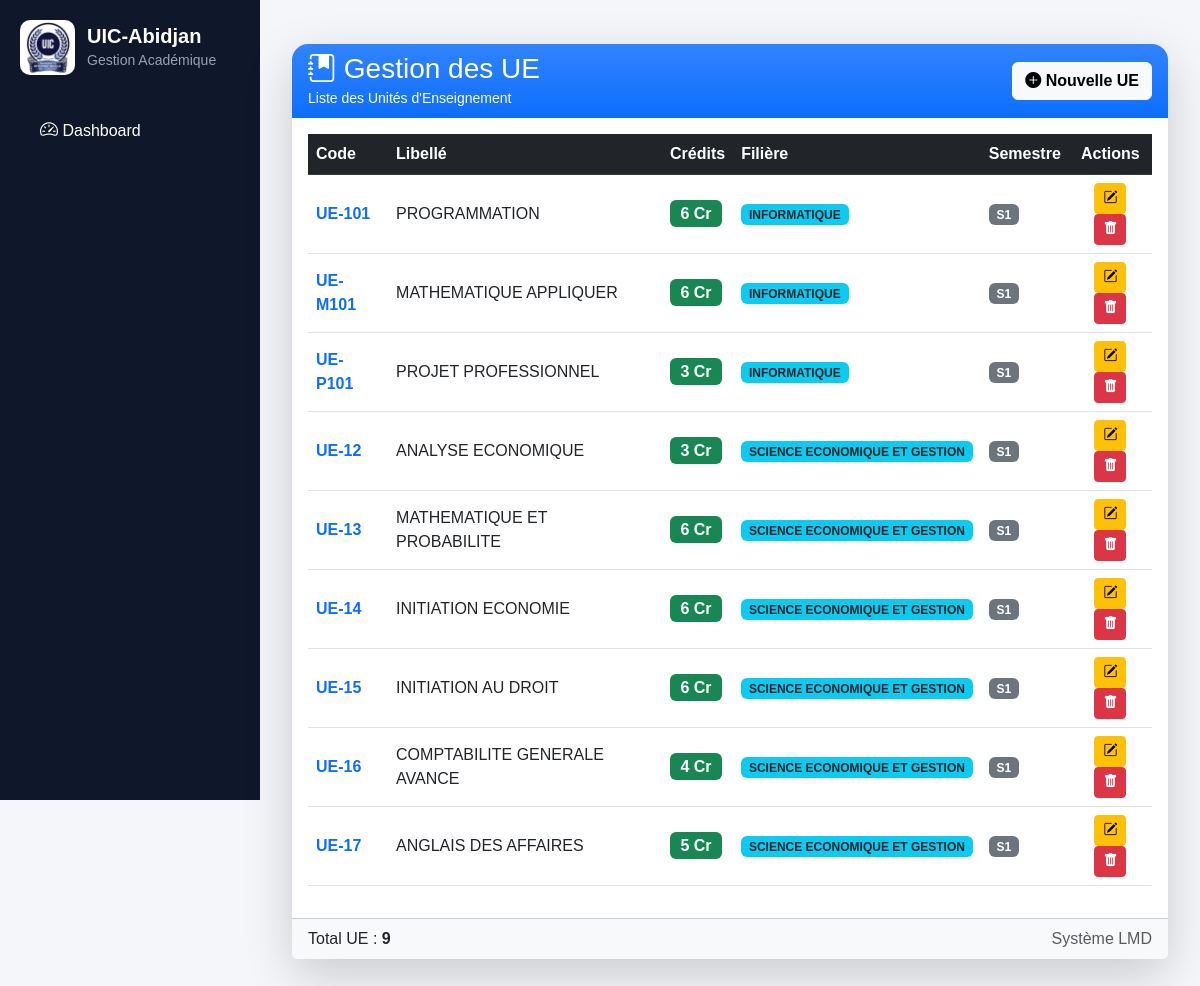
Page /lmd/ue/ on the committed database.
### lmd/models.py (models this page shows, shortened)
class UE(models.Model):
    code = models.CharField(max_length=20)
    libelle = models.CharField(max_length=200)
    credit = models.IntegerField()
    filiere = models.ForeignKey(
    "FiliereLMD",
    null=True,
    blank=True,
    on_delete=models.CASCADE
    )
    grande_unite = models.ForeignKey(
    "GrandeUnite",
    on_delete=models.PROTECT,
    related_name="ues",
    null=True,
    blank=True
    )
    semestre = models.CharField(max_length=5)

class FiliereLMD(models.Model):
    code = models.CharField(max_length=20, unique=True)
    libelle = models.CharField(max_length=100)

### lmd/views.py (the view)
# urls.py: path('ue/', views.ue_list, name='ue_list'),
def ue_list(request):
    ues = UE.objects.select_related(
        "filiere"
    ).order_by(
        "filiere__libelle",
        "semestre",
        "code"
    )
    return render(
        request,
        "lmd/ue/list.html",
        {
            "ues": ues
        }
    )

### lmd/templates/lmd/ue/list.html (shortened to what this page needs)
{% extends "base.html" %}
{% block content %}
<div class="container-fluid py-4">
    <div class="card border-0 shadow-lg rounded-4">
        <div class="card-header border-0 rounded-top-4 bg-primary bg-gradient text-white">
            <div class="d-flex justify-content-between align-items-center">
                <div>
                    <h3 class="mb-0">
                        <i class="bi bi-journal-bookmark-fill"></i>
                        Gestion des UE
                    </h3>
                    <small>Liste des Unités d'Enseignement</small>
                </div>
                <a href="{% url 'ue_add' %}"
                   class="btn btn-light fw-bold">
                    <i class="bi bi-plus-circle-fill"></i>
                    Nouvelle UE
                </a>
            </div>
        </div>
        <div class="card-body">
            <div class="table-responsive">
                <table class="table table-hover align-middle">
                    <thead class="table-dark">
                        <tr>
                            <th>Code</th>
                            <th>Libellé</th>
                            <th>Crédits</th>
                            <th>Filière</th>
                            <th>Semestre</th>
                            <th class="text-center">Actions</th>
                        </tr>
                    </thead>
                    <tbody>
                        {% for ue in ues %}
                        <tr>
                            <td>
                                <span class="fw-bold text-primary">
                                    {{ ue.code }}
                                </span>
                            </td>
                            <td>
                                {{ ue.libelle }}
                            </td>
                            <td>
                                <span class="badge bg-success fs-6">
                                    {{ ue.credit }} Cr
                                </span>
                            </td>
                            <td>
                                <span class="badge bg-info text-dark">
                                    {{ ue.filiere.libelle }}
                                </span>
                            </td>
                            <td>
                                <span class="badge bg-secondary">
                                    {{ ue.semestre }}
                                </span>
                            </td>
                            <td class="text-center">
                                <a href="{% url 'ue_edit' ue.id %}"
                                   class="btn btn-warning btn-sm">
                                    <i class="bi bi-pencil-square"></i>
                                </a>
                                <a href="{% url 'ue_delete' ue.id %}"
                                   class="btn btn-danger btn-sm">
                                    <i class="bi bi-trash-fill"></i>
                                </a>
                            </td>
                        </tr>
                        {% endfor %}
                    </tbody>
                </table>
            </div>
        </div>
        <div class="card-footer bg-light">
            <div class="d-flex justify-content-between">
                <span>
                    Total UE :
                    <strong>{{ ues|length }}</strong>
                </span>
                <span class="text-muted">
                    Système LMD
                </span>
            </div>
        </div>
    </div>
</div>
{% endblock %}

### core/templates/base.html (style rules this page uses)
body { margin: 0; font-family: Arial, sans-serif; background: #f4f6f9; }

### rows in the picture
UE: code "UE-101", libelle "PROGRAMMATION", credit "6", filiere.libelle "INFORMATIQUE", semestre "S1"
UE: code "UE-M101", libelle "MATHEMATIQUE APPLIQUER", credit "6", filiere.libelle "INFORMATIQUE", semestre "S1"
UE: code "UE-P101", libelle "PROJET PROFESSIONNEL", credit "3", filiere.libelle "INFORMATIQUE", semestre "S1"
UE: code "UE-12", libelle "ANALYSE ECONOMIQUE", credit "3", filiere.libelle "SCIENCE ECONOMIQUE ET GESTION", semestre "S1"
UE: code "UE-13", libelle "MATHEMATIQUE ET PROBABILITE", credit "6", filiere.libelle "SCIENCE ECONOMIQUE ET GESTION", semestre "S1"
UE: code "UE-14", libelle "INITIATION ECONOMIE", credit "6", filiere.libelle "SCIENCE ECONOMIQUE ET GESTION", semestre "S1"
UE: code "UE-15", libelle "INITIATION AU DROIT", credit "6", filiere.libelle "SCIENCE ECONOMIQUE ET GESTION", semestre "S1"
UE: code "UE-16", libelle "COMPTABILITE GENERALE AVANCE", credit "4", filiere.libelle "SCIENCE ECONOMIQUE ET GESTION", semestre "S1"
UE: code "UE-17", libelle "ANGLAIS DES AFFAIRES", credit "5", filiere.libelle "SCIENCE ECONOMIQUE ET GESTION", semestre "S1"

### other values in the picture
{{ ues|length }} "9"
